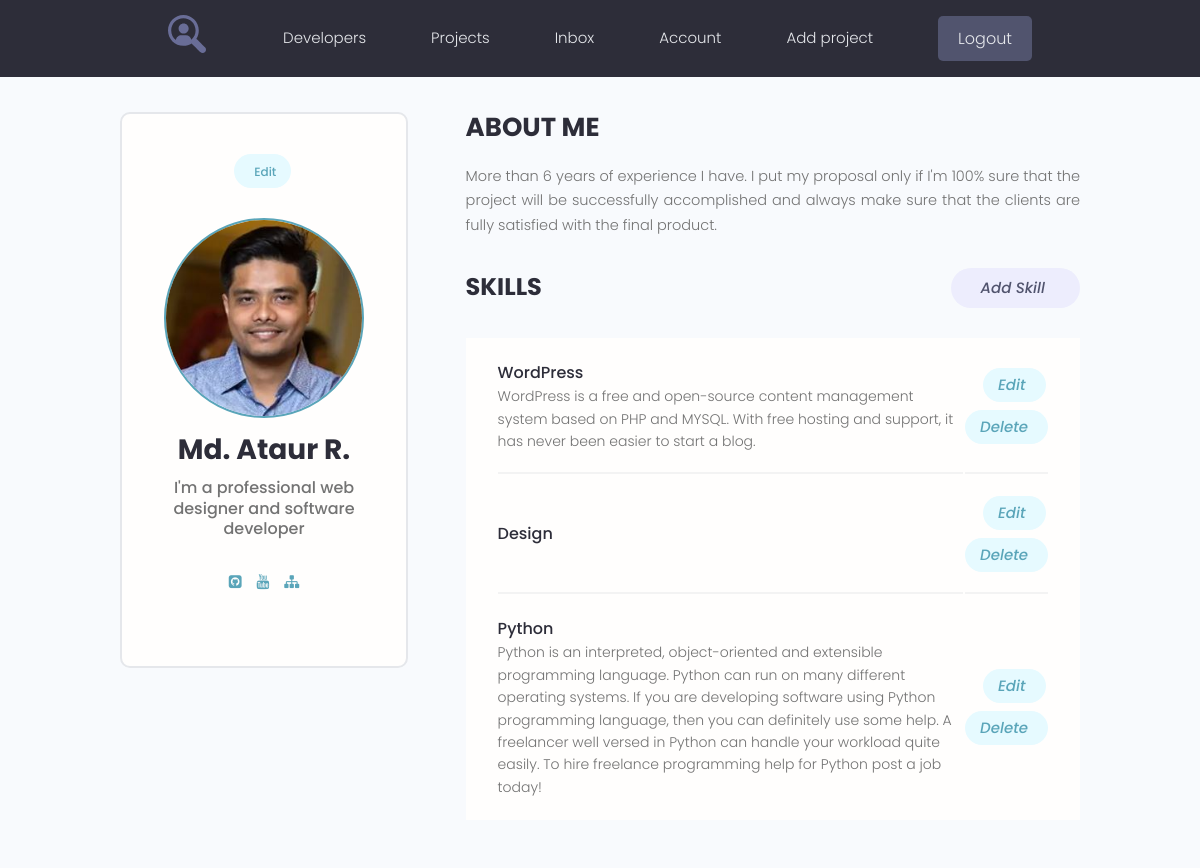
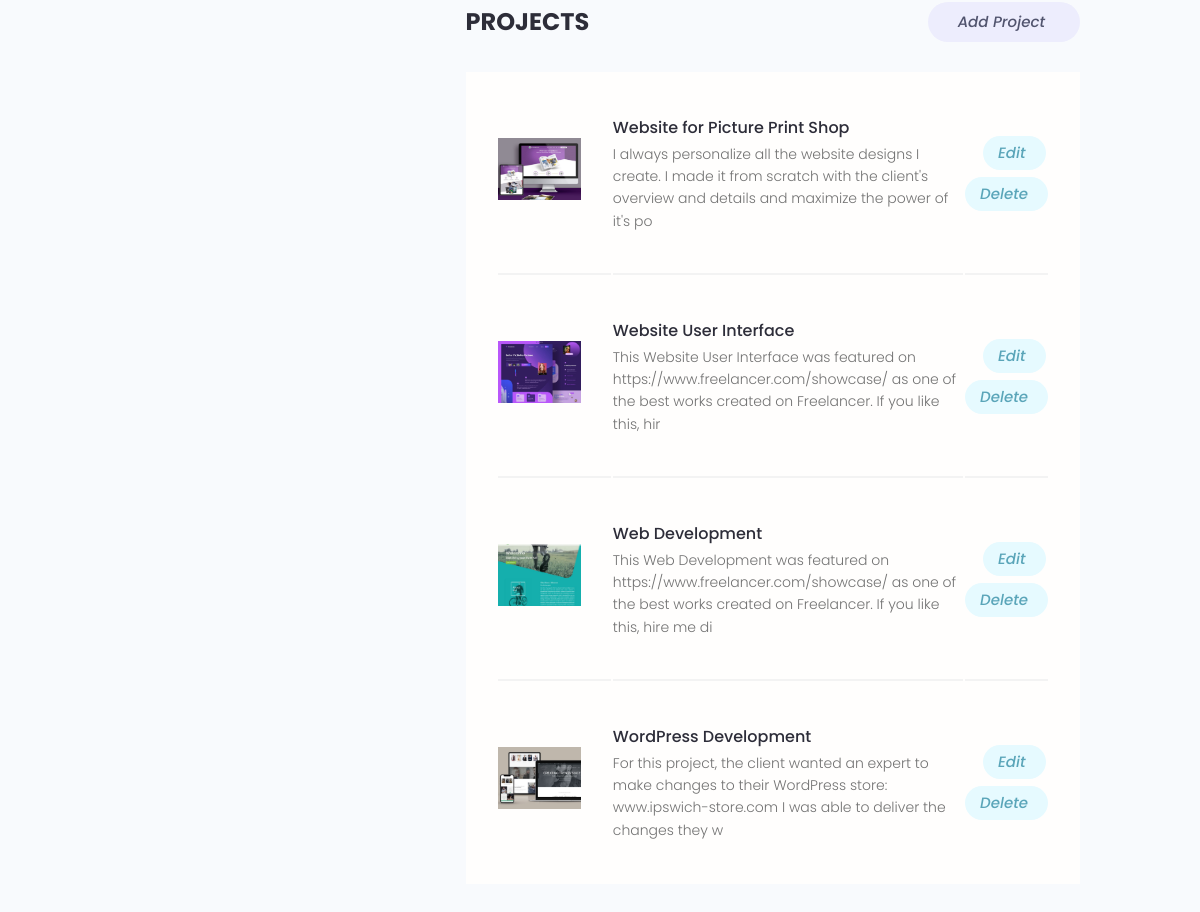
/account/ (signed in), run on the app's committed database (2 pictures, top to bottom).
### users/models.py (models this page shows, shortened)
class Profile(models.Model):
    user = models.OneToOneField(User, on_delete=models.CASCADE, blank=True, null=True)
    name = models.CharField(max_length=200, blank=True, null=True)
    email = models.EmailField(max_length=500, blank=True, null=True)
    username = models.CharField(max_length=200, blank=True, null=True)
    short_info = models.CharField(max_length=200, blank=True, null=True)
    bio = models.TextField(blank=True, null=True)
    profile_image = models.ImageField(upload_to='profiles/', blank=True, null=True,
                                      default='profiles/user-default.png')
    social_github = models.CharField(max_length=200, blank=True, null=True)
    social_youtube = models.CharField(max_length=200, blank=True, null=True)
    social_website = models.CharField(max_length=200, blank=True, null=True)
    created = models.DateTimeField(auto_now_add=True)

class Skill(models.Model):
    owner = models.ForeignKey(Profile, on_delete=models.CASCADE, blank=True, null=True)
    name = models.CharField(max_length=200, blank=True, null=True)
    description = models.TextField(blank=True, null=True)
    created = models.DateTimeField(auto_now_add=True)

### projects/models.py (models this page shows, shortened)
class Projects(models.Model):
    owner = models.ForeignKey(Profile, on_delete=models.SET_NULL, blank=True, null=True)
    title = models.CharField(max_length=200)
    description = models.TextField(null=True, blank=True)
    image = models.ImageField(null=True, blank=True, upload_to="projects/%Y/%m/%d", default="default.jpg")
    demo_link = models.CharField(max_length=2000, null=True, blank=True)
    source_link = models.CharField(max_length=2000, null=True, blank=True)
    tags = models.ManyToManyField('Tag', blank=True)
    vote_total = models.IntegerField(default=0, null=True, blank=True)
    vote_ratio = models.IntegerField(default=0, null=True, blank=True)
    created = models.DateTimeField(auto_now_add=True)
    class Meta:
        ordering = ['-vote_ratio', '-vote_total', '-created']

### users/views.py (the view)
# urls.py: path('account/', views.user_account, name='account'),
@login_required(login_url='login')
def user_account(request):
    prof = request.user.profile
    skills = prof.skill_set.all()
    projects = prof.projects_set.all()
    context = {
        'profile': prof,
        'skills': skills,
        'projects': projects,
    }
    return render(request, 'users/account.html', context)

### users/templates/users/account.html (shortened to what this page needs)
{% extends 'projects/base.html' %}
{% block content %}
<main class="settingsPage profile my-md">
    <div class="container">
        <div class="layout">
            <div class="column column--1of3">
                <div class="card text-center">
                    <div class="card__body dev">
                        <a class="tag tag--pill tag--main settings__btn" href="{% url 'edit-account' %}"> Edit</a>
                        <img class="avatar avatar--xl dev__avatar"
                             src="{{ profile.profile_image.url }}"/>
                        <h2 class="dev__name">{{ profile.name }}</h2>
                        <p class="dev__title">{{ profile.short_info }}</p>
                        <ul class="dev__social">
                            {% if profile.social_github %}
                            <li>
                                <a title="Github" href="{{ profile.social_github }}" target="_blank"><i
                                        class="fa fa-github-square"></i></a>
                            </li>
                            {% endif %}
                            {% if profile.social_youtube %}
                            <li>
                                <a title="Youtube" href="{{ profile.social_youtube }}" target="_blank"><i
                                        class="fa fa-youtube"></i></a>
                            </li>
                            {% endif %}
                            {% if profile.social_website %}
                            <li>
                                <a title="Personal Website" href="{{ profile.social_website }}" target="_blank"><i
                                        class="fa fa-sitemap"></i></a>
                            </li>
                            {% endif %}
                        </ul>
                    </div>
                </div>
            </div>
            <div class="column column--2of3">
                <div class="devInfo">
                    <h3 class="devInfo__title">About Me</h3>
                    <p class="devInfo__about">
                        {{ profile.bio }}
                    </p>
                </div>
                <div class="settings">
                    <h3 class="settings__title">Skills</h3>
                    <a class="tag tag--pill tag--sub settings__btn tag--lg" href="{% url 'create-skill' %}">
                        <i class="im im-plus">Add Skill</i>
                    </a>
                </div>
                <table class="settings__table">
                    {% for skill in skills %}
                    <tr>
                        <td class="settings__tableInfo">
                            <h4>{{ skill.name }}</h4>
                            <p>
                                {{ skill.description }}
                            </p>
                        </td>
                        <td class="settings__tableActions">
                            <a class="tag tag--pill tag--main settings__btn" href="{% url 'update-skill' skill.id %}">
                                <i class="im im-edit">Edit</i>
                            </a>
                            <a class="tag tag--pill tag--main settings__btn" href="{% url 'delete-skill' skill.id %}">
                                <i class="im im-x-mark-circle-o">Delete</i>
                            </a>
                        </td>
                    </tr>
                    {% endfor %}
                </table>
                <div class="settings">
                    <h3 class="settings__title">Projects</h3>
                    <a class="tag tag--pill tag--sub settings__btn tag--lg" href="{% url 'create-project' %}">
                        <i class="im im-plus">Add Project</i> </a>
                </div>
                <table class="settings__table">
                    {% for project in projects %}
                    <tr>
                        <td class="settings__thumbnail">
                            <a href="{% url 'project' project.id %}"><img src="{{ project.image.url }}"
                                                                          alt="Project Thumbnail"/></a>
                        </td>
                        <td class="settings__tableInfo">
                            <a href="{% url 'project' project.id %}">{{ project.title }}</a>
                            <p>
                                {{ project.description | slice:'150' }}
                            </p>
                        </td>
                        <td class="settings__tableActions">
                            <a class="tag tag--pill tag--main settings__btn"
                               href="{% url 'update-project' project.id %}">
                                <i class="im im-edit">Edit</i>
                            </a>
                            <a class="tag tag--pill tag--main settings__btn" href="{% url 'delete-project' project.id %}">
                                <i class="im im-x-mark-circle-o">Delete</i>
                            </a>
                        </td>
                        {% endfor %}
                </table>
            </div>
        </div>
    </div>
</main>
{% endblock %}

### projects/static/styles/app.css (style rules this page uses)
:root { --color-sub: #2d2d39; }
.card { border: 2px solid var(--color-light); }
img { width: 100%; }
.tag > i.im { font-size: 1.5rem; margin-right: 0.5rem; }
.profile .card > .dev { padding: 4rem; }
.dev__avatar { display: block; margin: auto; }
.dev__name { color: var(--color-sub); font-size: 2.8rem; font-weight: 700; margin-top: 1rem; margin-bottom: 0.5rem; }
.dev__title { font-size: 1.6rem; font-weight: 500; line-height: 1.3; }
.dev__social { margin: 3rem 0; list-style: none; display: flex; justify-content: center; gap: 1.5rem; }
.devInfo { margin-bottom: 3rem; }
.devInfo__title, .devInfo__subtitle { font-size: 2.6rem; color: var(--color-sub); text-transform: uppercase; font-weight: 700; margin-bottom: 1.5rem; }
.devInfo__about, .devSkill__info { font-size: 1.45rem; line-height: 1.7; text-align: justify; }
.settingsPage .dev > .settings__btn { display: inline-block; margin-bottom: 3rem; }
.settings { display: flex; justify-content: space-between; align-items: center; }
.settings__title { font-size: 2.4rem; text-transform: uppercase; font-weight: 700; color: var(--color-sub); }
.settings__table { margin-top: 3rem; margin-bottom: 5rem; padding: 0 3rem; background: var(--color-white); }
.settings__table tr { width: 100%; }
.settings__table tr > td { padding: 2rem 0; }
.settings__table tr:not(:last-child) td { border-bottom: 2px solid var(--color-white-light); }
.settings__thumbnail { width: 23%; min-width: 10rem; }
.settings__thumbnail img { padding-right: 3rem; height: 15rem; object-fit: contain; }
.settings__tableInfo { width: 100%; }
.settings__tableInfo h4, .settings__tableInfo a { padding-right: 1rem; width: auto; font-size: 1.6rem; font-weight: 500; color: var(--color-sub); }
.settings__tableInfo p { font-size: 1.4rem; }
.settings__tableActions { text-align: right; }

### projects/static/uikit/styles/modules/_variables.css (style rules this page uses)
:root { --color-main: #5aa5b9; --color-main-light: #e6faff; --color-sub: #3f4156; --color-sub-light: #51546e; --color-sub-lighter: #ededfd; --color-text: #737373; --color-gray: #8b8b8b; --color-light: #e5e7eb; --color-light-gray: #767676; --color-bg: #f8fafd; --color-white: #fffefd; --color-white-light: #f3f3f3; --color-success: #359e64; --color-success-bg: #def8e8; --color-error: #fc4b0b; --color-error-bg: #fff2ee; --font-base: 'Poppins', arial, helvetica, 'Segoe UI', roboto, ubuntu, sans-serif; --font-monospace: 'Fira Code', 'Courier New', courier, monospace; --font-regular: 300; --font-medium: 500; --font-bold: 700; --generic-shadow: 1px 1px 5px #00000010; --generic-transition: all 0.3s ease-in-out; }

### projects/static/uikit/styles/modules/_base.css (style rules this page uses)
* { margin: 0; padding: 0; box-sizing: border-box; text-rendering: optimizeLegibility; color: inherit; font-size: inherit; }
html { font-size: 50%; }
@media only screen and (min-width: 480px) { html { font-size: 56.25%; } }
@media only screen and (min-width: 1200px) { html { font-size: 62.5%; } }
body { line-height: 1.6; font-weight: 400; font-size: 1.5rem; color: var(--color-text); background-color: var(--color-bg); min-height: 100vh; }

### projects/static/uikit/styles/modules/_typography.css (style rules this page uses)
* { font-family: var(--font-base); }
h2 { font-size: 3.6rem; font-weight: var(--font-bold); }
h3 { font-size: 3.2rem; font-weight: var(--font-medium); }
h4 { font-size: 2.8rem; font-weight: var(--font-medium); }
p, span, strong { font-size: 1.6rem; color: var(--color-text); font-weight: var(--font-regular); }
a { padding-bottom: 2px; text-decoration: none; display: inline-block; color: var(--color-main); font-weight: var(--font-medium); }

### projects/static/uikit/styles/modules/_utilities.css (style rules this page uses)
.container { width: 92%; max-width: 165rem; margin: 0 auto; box-sizing: border-box; }
@media screen and (min-width: 1000px) { .container { width: 90%; } }
@media screen and (min-width: 1200px) { .container { width: 80%; } }
.text-center { text-align: center; }
.my-md { margin: 3rem auto; }

### projects/static/uikit/styles/modules/_avatar.css (style rules this page uses)
.avatar { border-radius: 50%; border: 2px solid var(--color-main); object-fit: cover; }
.avatar--xl { height: 20rem; width: 20rem; }

### projects/static/uikit/styles/modules/_card.css (style rules this page uses)
.card { border-radius: 1rem; background-color: var(--color-white); border: 1.5px solid var(--color-light); width: auto; height: auto; margin-top: 0.5rem; margin-bottom: 0.5rem; overflow: hidden; }
.card__body, .card__header { padding: 2rem 2.5rem; }

### projects/static/uikit/styles/modules/_layout.css (style rules this page uses)
.layout { display: flex; flex-flow: row wrap; justify-content: space-between; }
.layout > .column { margin-bottom: 3rem; }
.layout > .column.column--1of3 { flex-basis: 30%; }
.layout > .column.column--2of3 { flex-basis: 64%; }

### data on the page
Profile: profile_image (picture), name "Md. Ataur R.", short_info "I'm a professional web designer and software developer", bio "More than 6 years of experience I have. I put my proposal only if I'm 100% sure that the project will be successfully accomplished and always make sure that the clients are fully satisfied with the final product."
Skill: name "WordPress", description "WordPress is a free and open-source content management system based on PHP and MYSQL. With free hosting and support, it has never been easier to start a blog."
Skill: name "Design"
Skill: name "Python", description "Python is an interpreted, object-oriented and extensible programming language. Python can run on many different operating systems. If you are developing software using Python programming language, then you can definitely use some help. A freelancer well versed in Python can handle your workload quite easily. To hire freelance programming help for Python post a job today!"
Projects: image (picture), title "Website for Picture Print Shop", description "I always personalize all the website designs I create. I made it from scratch with the client's overview and details and maximize the power of it's po"
Projects: image (picture), title "Website User Interface", description "This Website User Interface was featured on https://www.freelancer.com/showcase/ as one of the best works created on Freelancer. If you like this, hir"
Projects: image (picture), title "Web Development", description "This Web Development was featured on https://www.freelancer.com/showcase/ as one of the best works created on Freelancer. If you like this, hire me di"
Projects: image (picture), title "WordPress Development", description "For this project, the client wanted an expert to make changes to their WordPress store: www.ipswich-store.com I was able to deliver the changes they w"
